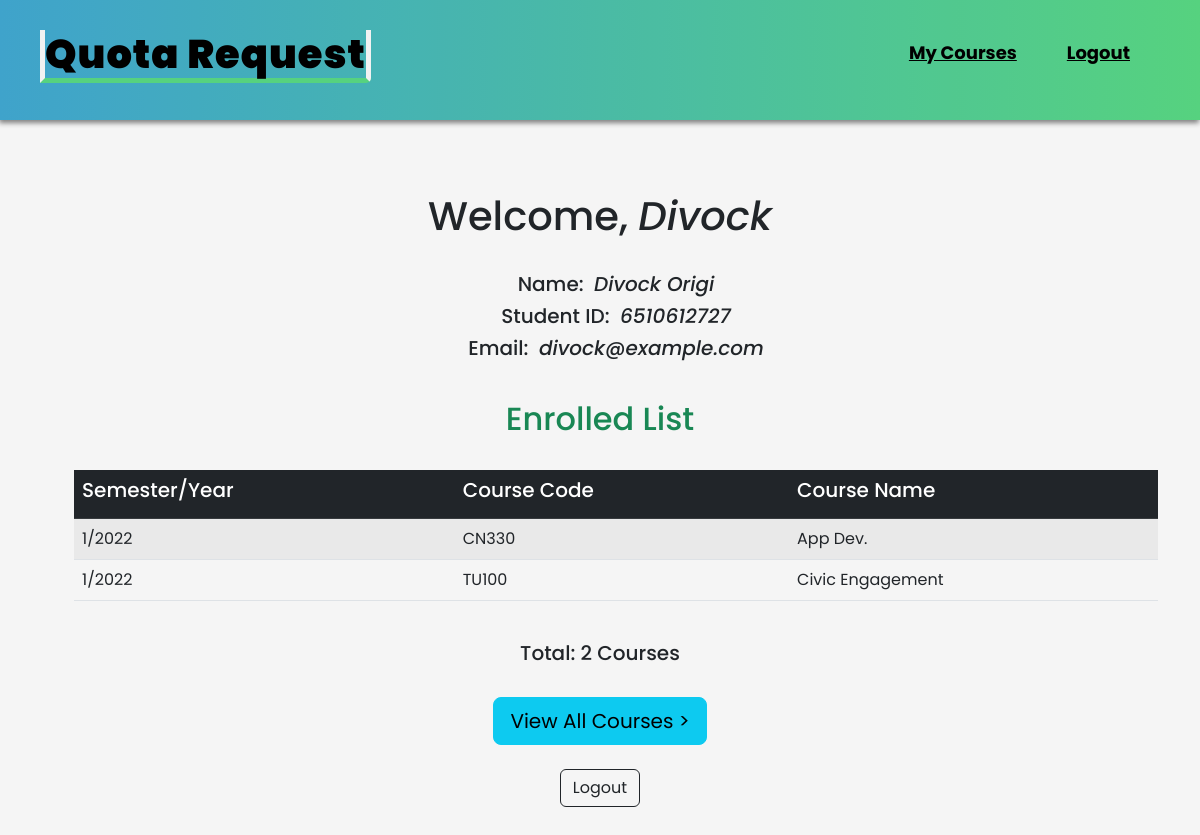
/ (signed in), run on an earlier commit of the app's database.
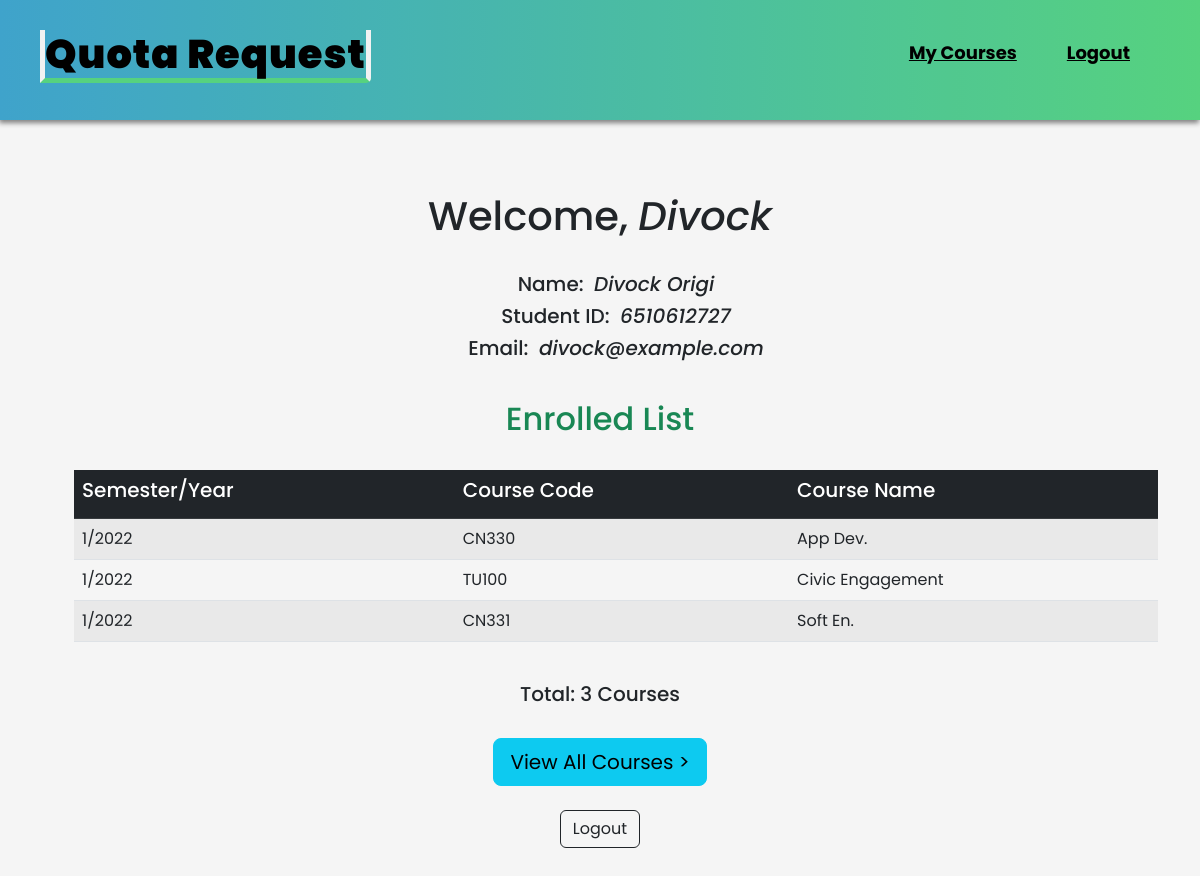
And on a later commit of the database.
### courses/models.py (models this page shows, shortened)
class Course(models.Model):
    c_code = models.CharField(max_length=5, verbose_name='Course Code', null=True)
    c_name = models.CharField(max_length=200, verbose_name='Course Name', null=True)
    semester = models.PositiveIntegerField(null=True, choices=SEMESTER)
    year = models.CharField(max_length=4, null=True)
    quota = models.PositiveIntegerField(null=True)
    status = models.BooleanField(verbose_name='Course Status', default=True, help_text='Check = Open, Uncheck = Close')
    enrolled = models.ManyToManyField(Student, blank=True, related_name='enrolled')

### users/views.py (the view)
# urls.py: path("", userview.index),
def index(request):
    if not request.user.is_authenticated:
        return HttpResponseRedirect(reverse('users:login'))
    else:
        all_students = Student.objects.all()
        if request.user.is_superuser:
            return render(request, 'users/index.html', {
                'all_students': all_students,
            })
        else:
            students = Student.objects.get(user=request.user)
            courses = Course.objects.filter(enrolled=students)
            return render(request, 'users/index.html', {
                'student_p': students,
                'courselist': courses,
        })

### users/templates/users/index.html
{% extends 'users/layout.html' %}
{% block navbar %}
    {% if user.is_superuser %}
        <li><a href="{% url 'users:index' %}">Home</a></li>
        <li><a href="{% url 'users:logout' %}">Logout</a></li>
    {% else %}
        <li><a href="{% url 'users:index' %}">My Courses</a></li>
        <li><a href="{% url 'users:logout' %}">Logout</a></li>
    {% endif %}
{% endblock %}
{% block body %}
<div class="container">
    <center>
    <div class="index">
        <div class="content">
            <div class="checkauth">
                <br><br><br>
                {% if user.is_superuser %}
                    <h1>Welcome, <i>{{ request.user.username.title }}</i></h1><br>
                    <ul>
                        <li><h5>Username: &nbsp;<i>{{ request.user.username }}</i></h5></li>
                        <li><h5>Email: &nbsp;<i>{{ request.user.email }}</i></h5></li>
                    </ul>
                    <br>
                    <h2>Student List</h2>
                    {% for std in all_students %}
                        {% if std.is_superuser %}
                            <p style="display: inline;">----------------------</p>
                        {% else %}
                            <li><h5>{{ std }}</h5></li>
                        {% endif %}
                    {% empty %}
                        <li>No Student.</li>
                    {% endfor %}
                    <br><br>
                    <a href="/admin" class="btn btn-info btn-lg">Edit Courses at Admin page</a>
                {% else %}
                    <h1>Welcome, <i>{{ student_p.std_first }}</i></h1><br>
                    <ul>
                        <li><h5>Name: &nbsp;<i>{{ student_p.std_first }} {{ student_p.std_last }}</i></h5></li>
                        <li><h5>Student ID: &nbsp;<i>{{ student_p.std_id }}</i></h5></li>
                        <li><h5>Email: &nbsp;<i>{{ student_p.email }}</i></h5></li>
                    </ul>
                    <br>
                    <h2 class="text-success">Enrolled List</h2><br>
                    <ul>
                    <table class="table table-striped">
                        <thead class="table-dark">
                            <tr>
                                <th scope="col">
                                    <h5>Semester/Year</h5>
                                </th>
                                <th scope="col">
                                    <h5>Course Code</h5>
                                </th>
                                <th scope="col">
                                    <h5>Course Name</h5>
                                </th>
                            </tr>
                        </thead>
                        <tbody>
                            {% for en in courselist %}
                            <tr>
                                <td>{{ en.semester }}/{{ en.year }}</td>
                                <td>{{ en.c_code }}</td>
                                <td>{{ en.c_name }}</td>
                            </tr>
                            {% endfor %}
                        </tbody>
                    </table>
                    </ul>
                    <br>
                    {% if courselist.all.count > 1 %}
                        <h5>Total: {{ courselist.all.count }} Courses</h5>
                    {% else %}
                        <h5>Total: {{ courselist.all.count }} Course</h5>
                    {% endif %}
                    <br>
                    <a href="{% url 'courses:course_view' %}" class="btn btn-info btn-lg">View All Courses ></a>
                {% endif %}
            </div>
            <br>
            <a href="{% url 'users:logout' %}" class="btn btn-outline-dark">Logout</a><br><br><br>
        </div>
    </div>
    </center>
</div>
{% endblock %}

What changed in the data, as far as the page shows it:
now on this page (row edited): Course: semester "1", year "2022", c_code "CN331", c_name "Soft En."
Also different on the page:
{{ courselist.all.count }}: "2" → "3"
